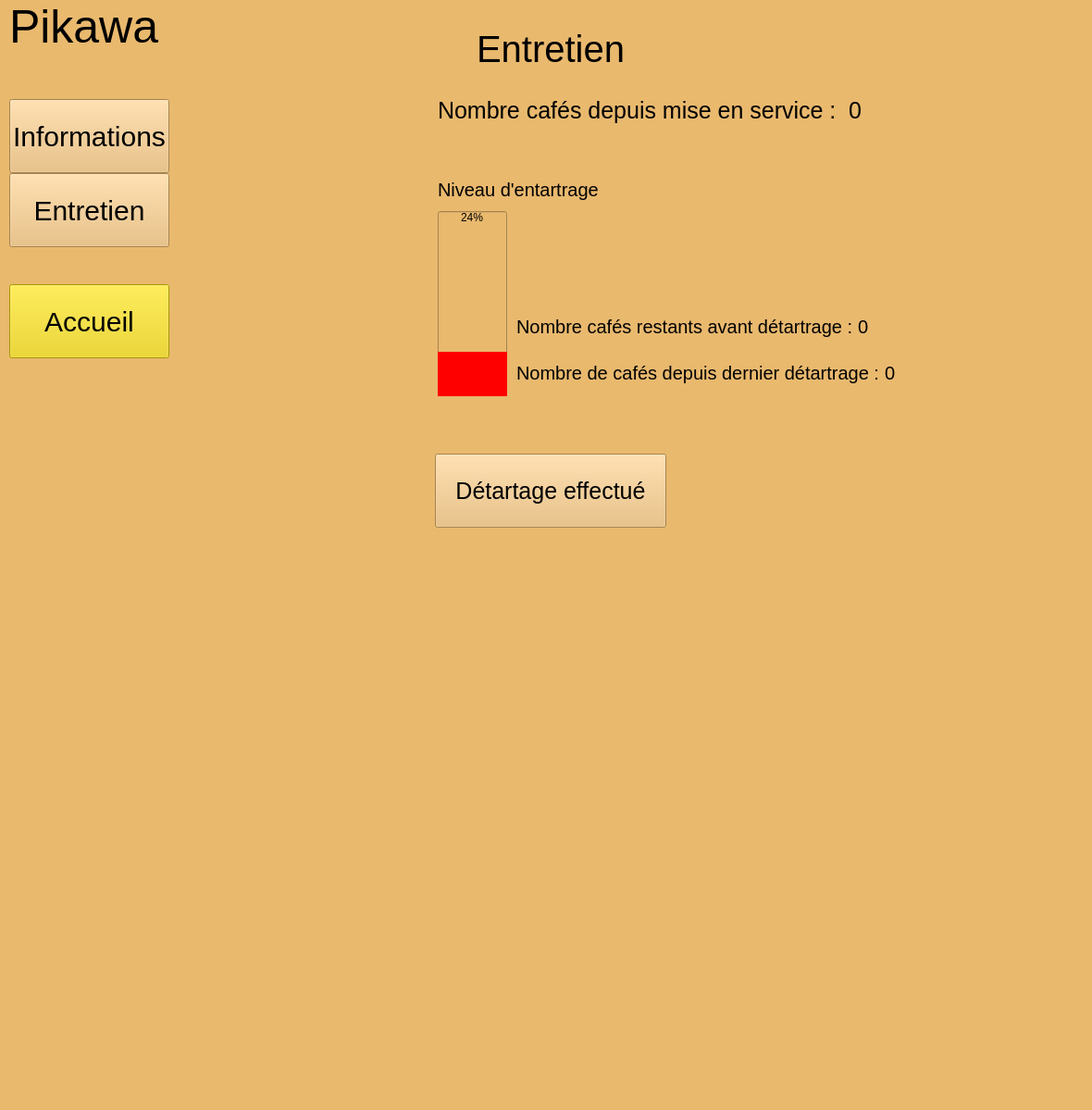
      <widget class="QWidget" name="entretien">
       <property name="styleSheet">
        <string notr="true">background:rgb(233, 185, 110);</string>
       </property>
       <widget class="QWidget" name="verticalLayoutWidget">
        <property name="geometry">
         <rect>
          <x>0</x>
          <y>0</y>
          <width>1171</width>
          <height>1190</height>
         </rect>
        </property>
        <layout class="QVBoxLayout" name="layoutPrincipaleEntretien">
         <property name="bottomMargin">
          <number>0</number>
         </property>
         <item>
          <layout class="QHBoxLayout" name="layoutPrincipalEntentien2">
           <property name="spacing">
            <number>0</number>
           </property>
           <property name="bottomMargin">
            <number>0</number>
           </property>
           <item>
            <spacer name="horizontalSpacer_18">
             <property name="orientation">
              <enum>Qt::Horizontal</enum>
             </property>
             <property name="sizeType">
              <enum>QSizePolicy::Fixed</enum>
             </property>
             <property name="sizeHint" stdset="0">
              <size>
               <width>10</width>
               <height>5</height>
              </size>
             </property>
            </spacer>
           </item>
           <item>
            <layout class="QVBoxLayout" name="layoutVerticalGaucheEntretien">
             <item>
              <widget class="QLabel" name="labelTitreProjetEntretien">
               <property name="maximumSize">
                <size>
                 <width>16777215</width>
                 <height>100</height>
                </size>
               </property>
               <property name="styleSheet">
                <string notr="true">font-size: 50px</string>
               </property>
               <property name="text">
                <string>Pikawa</string>
               </property>
               <property name="margin">
                <number>0</number>
               </property>
              </widget>
             </item>
             <item>
              <spacer name="verticalSpacer_44">
               <property name="orientation">
                <enum>Qt::Vertical</enum>
               </property>
               <property name="sizeType">
                <enum>QSizePolicy::Fixed</enum>
               </property>
               <property name="sizeHint" stdset="0">
                <size>
                 <width>50</width>
                 <height>50</height>
                </size>
               </property>
              </spacer>
             </item>
             <item>
              <widget class="QPushButton" name="boutonInformationsEntretien">
               <property name="enabled">
                <bool>true</bool>
               </property>
               <property name="minimumSize">
                <size>
                 <width>50</width>
                 <height>80</height>
                </size>
               </property>
               <property name="maximumSize">
                <size>
                 <width>200</width>
                 <height>16777215</height>
                </size>
               </property>
               <property name="styleSheet">
                <string notr="true">font-size: 30px</string>
               </property>
               <property name="text">
                <string>Informations</string>
               </property>
              </widget>
             </item>
             <item>
              <widget class="QPushButton" name="boutonEntretienEntretien">
               <property name="enabled">
                <bool>true</bool>
               </property>
               <property name="minimumSize">
                <size>
                 <width>50</width>
                 <height>80</height>
                </size>
               </property>
               <property name="maximumSize">
                <size>
                 <width>200</width>
                 <height>16777215</height>
                </size>
               </property>
               <property name="styleSheet">
                <string notr="true">font-size: 30px</string>
               </property>
               <property name="text">
                <string>Entretien</string>
               </property>
               <property name="autoDefault">
                <bool>false</bool>
               </property>
               <property name="default">
                <bool>false</bool>
               </property>
               <property name="flat">
                <bool>false</bool>
               </property>
              </widget>
             </item>
             <item>
              <spacer name="verticalSpacer_45">
               <property name="orientation">
                <enum>Qt::Vertical</enum>
               </property>
               <property name="sizeType">
                <enum>QSizePolicy::Fixed</enum>
               </property>
               <property name="sizeHint" stdset="0">
                <size>
                 <width>20</width>
                 <height>40</height>
                </size>
               </property>
              </spacer>
             </item>
             <item>
              <widget class="QPushButton" name="boutonAcceuilEntretien">
               <property name="minimumSize">
                <size>
                 <width>50</width>
                 <height>80</height>
                </size>
               </property>
               <property name="maximumSize">
                <size>
                 <width>200</width>
                 <height>16777215</height>
                </size>
               </property>
               <property name="styleSheet">
                <string notr="true">font-size: 30px;
background-color: rgb(237, 212, 0);</string>
               </property>
               <property name="text">
                <string>Accueil</string>
               </property>
              </widget>
             </item>
             <item>
              <spacer name="verticalSpacer_46">
               <property name="orientation">
                <enum>Qt::Vertical</enum>
               </property>
               <property name="sizeHint" stdset="0">
                <size>
                 <width>20</width>
                 <height>40</height>
                </size>
               </property>
              </spacer>
             </item>
            </layout>
           </item>
           <item>
            <layout class="QVBoxLayout" name="layoutCentreEntretien">
             <item>
              <spacer name="verticalSpacer_21">
               <property name="orientation">
                <enum>Qt::Vertical</enum>
               </property>
               <property name="sizeType">
                <enum>QSizePolicy::Fixed</enum>
               </property>
               <property name="sizeHint" stdset="0">
                <size>
                 <width>20</width>
                 <height>30</height>
                </size>
               </property>
              </spacer>
             </item>
             <item alignment="Qt::AlignHCenter">
              <widget class="QLabel" name="labelMaMachine">
               <property name="maximumSize">
                <size>
                 <width>500</width>
                 <height>50</height>
                </size>
               </property>
               <property name="styleSheet">
                <string notr="true">font-size:40px;</string>
               </property>
               <property name="text">
                <string>Entretien</string>
               </property>
              </widget>
             </item>
             <item>
              <spacer name="verticalSpacer_25">
               <property name="orientation">
                <enum>Qt::Vertical</enum>
               </property>
               <property name="sizeType">
                <enum>QSizePolicy::Fixed</enum>
               </property>
               <property name="sizeHint" stdset="0">
                <size>
                 <width>20</width>
                 <height>20</height>
                </size>
               </property>
              </spacer>
             </item>
             <item>
              <layout class="QHBoxLayout" name="layoutImageEtLabel">
               <item>
                <spacer name="horizontalSpacer_20">
                 <property name="orientation">
                  <enum>Qt::Horizontal</enum>
                 </property>
                 <property name="sizeType">
                  <enum>QSizePolicy::Fixed</enum>
                 </property>
                 <property name="sizeHint" stdset="0">
                  <size>
                   <width>20</width>
                   <height>20</height>
                  </size>
                 </property>
                </spacer>
               </item>
               <item>
                <widget class="QLabel" name="imageCafetiere">
                 <property name="minimumSize">
                  <size>
                   <width>250</width>
                   <height>300</height>
                  </size>
                 </property>
                 <property name="maximumSize">
                  <size>
                   <width>250</width>
                   <height>300</height>
                  </size>
                 </property>
                 <property name="text">
                  <string/>
                 </property>
                 <property name="pixmap">
                  <pixmap resource="ressources.qrc">:/images/machinePikawa.png</pixmap>
                 </property>
                 <property name="scaledContents">
                  <bool>true</bool>
                 </property>
                </widget>
               </item>
               <item>
                <spacer name="horizontalSpacer_16">
                 <property name="orientation">
                  <enum>Qt::Horizontal</enum>
                 </property>
                 <property name="sizeType">
                  <enum>QSizePolicy::Fixed</enum>
                 </property>
                 <property name="sizeHint" stdset="0">
                  <size>
                   <width>20</width>
                   <height>20</height>
                  </size>
                 </property>
                </spacer>
               </item>
               <item>
                <layout class="QVBoxLayout" name="layoutNomLabelEntretien">
                 <item>
                  <layout class="QHBoxLayout" name="layoutCafeTotal">
                   <property name="spacing">
                    <number>6</number>
                   </property>
                   <item>
                    <widget class="QLabel" name="labelNombreCafeTotal">
                     <property name="maximumSize">
                      <size>
                       <width>500</width>
                       <height>100</height>
                      </size>
                     </property>
                     <property name="styleSheet">
                      <string notr="true">font-size:25px;</string>
                     </property>
                     <property name="text">
                      <string>Nombre cafés depuis mise en service : </string>
                     </property>
                    </widget>
                   </item>
                   <item>
                    <widget class="QLabel" name="NombreCafeTotal">
                     <property name="maximumSize">
                      <size>
                       <width>16777215</width>
                       <height>100</height>
                      </size>
                     </property>
                     <property name="styleSheet">
                      <string notr="true">font-size:25px;</string>
                     </property>
                     <property name="text">
                      <string>0</string>
                     </property>
                    </widget>
                   </item>
                  </layout>
                 </item>
                 <item>
                  <spacer name="verticalSpacer_23">
                   <property name="orientation">
                    <enum>Qt::Vertical</enum>
                   </property>
                   <property name="sizeType">
                    <enum>QSizePolicy::Fixed</enum>
                   </property>
                   <property name="sizeHint" stdset="0">
                    <size>
                     <width>20</width>
                     <height>40</height>
                    </size>
                   </property>
                  </spacer>
                 </item>
                 <item>
                  <widget class="QLabel" name="label">
                   <property name="styleSheet">
                    <string notr="true">font-size:20px</string>
                   </property>
                   <property name="text">
                    <string>Niveau d'entartrage</string>
                   </property>
                  </widget>
                 </item>
                 <item>
                  <layout class="QHBoxLayout" name="horizontalLayout_2">
                   <item>
                    <widget class="QProgressBar" name="etatTartre">
                     <property name="minimumSize">
                      <size>
                       <width>75</width>
                       <height>100</height>
                      </size>
                     </property>
                     <property name="maximumSize">
                      <size>
                       <width>16777215</width>
                       <height>200</height>
                      </size>
                     </property>
                     <property name="styleSheet">
                      <string notr="true">QProgressBar::chunk{background-color:red}</string>
                     </property>
                     <property name="value">
                      <number>24</number>
                     </property>
                     <property name="alignment">
                      <set>Qt::AlignHCenter|Qt::AlignTop</set>
                     </property>
                     <property name="orientation">
                      <enum>Qt::Vertical</enum>
                     </property>
                    </widget>
                   </item>
                   <item>
                    <spacer name="horizontalSpacer_19">
                     <property name="orientation">
                      <enum>Qt::Horizontal</enum>
                     </property>
                     <property name="sizeType">
                      <enum>QSizePolicy::Fixed</enum>
                     </property>
                     <property name="sizeHint" stdset="0">
                      <size>
                       <width>10</width>
                       <height>20</height>
                      </size>
                     </property>
                    </spacer>
                   </item>
                   <item>
                    <layout class="QVBoxLayout" name="verticalLayout_5">
                     <item>
                      <spacer name="verticalSpacer_24">
                       <property name="orientation">
                        <enum>Qt::Vertical</enum>
                       </property>
                       <property name="sizeType">
                        <enum>QSizePolicy::Fixed</enum>
                       </property>
                       <property name="sizeHint" stdset="0">
                        <size>
                         <width>50</width>
                         <height>100</height>
                        </size>
                       </property>
                      </spacer>
                     </item>
                     <item>
                      <layout class="QHBoxLayout" name="horizontalLayout_4">
                       <item>
                        <widget class="QLabel" name="labelNombreCafeAvantDetartrage">
                         <property name="maximumSize">
                          <size>
                           <width>16777215</width>
                           <height>100</height>
                          </size>
                         </property>
                         <property name="styleSheet">
                          <string notr="true">font-size:20px;</string>
                         </property>
                         <property name="text">
                          <string>Nombre cafés restants avant détartrage : </string>
                         </property>
                        </widget>
                       </item>
                       <item>
                        <widget class="QLabel" name="NombreCafeAvantDetartrage">
                         <property name="maximumSize">
                          <size>
                           <width>16777215</width>
                           <height>100</height>
                          </size>
                         </property>
                         <property name="styleSheet">
                          <string notr="true">font-size:20px;</string>
                         </property>
                         <property name="text">
                          <string>0</string>
                         </property>
                        </widget>
                       </item>
                      </layout>
                     </item>
                     <item>
                      <layout class="QHBoxLayout" name="layoutDernierDetartrage">
                       <item>
                        <widget class="QLabel" name="labelDernierDetartrage">
                         <property name="styleSheet">
                          <string notr="true">font-size:20px;</string>
                         </property>
                         <property name="text">
                          <string>Nombre de cafés depuis dernier détartrage : </string>
                         </property>
                        </widget>
                       </item>
                       <item>
                        <widget class="QLabel" name="NombreCafeDepuisDernierDetartrage">
                         <property name="styleSheet">
                          <string notr="true">font-size:20px;</string>
                         </property>
                         <property name="text">
                          <string>0</string>
                         </property>
                        </widget>
                       </item>
                      </layout>
                     </item>
                    </layout>
                   </item>
                  </layout>
                 </item>
                 <item>
                  <spacer name="verticalSpacer_22">
                   <property name="orientation">
                    <enum>Qt::Vertical</enum>
                   </property>
                   <property name="sizeType">
                    <enum>QSizePolicy::Fixed</enum>
                   </property>
                   <property name="sizeHint" stdset="0">
                    <size>
                     <width>20</width>
                     <height>62</height>
                    </size>
                   </property>
                  </spacer>
                 </item>
                </layout>
               </item>
               <item>
                <spacer name="horizontalSpacer_7">
                 <property name="orientation">
                  <enum>Qt::Horizontal</enum>
                 </property>
                 <property name="sizeType">
                  <enum>QSizePolicy::Expanding</enum>
                 </property>
                 <property name="sizeHint" stdset="0">
                  <size>
                   <width>40</width>
                   <height>20</height>
                  </size>
                 </property>
                </spacer>
               </item>
               <item>
                <layout class="QVBoxLayout" name="layoutNiveauTartreLabelTartre"/>
               </item>
              </layout>
             </item>
             <item alignment="Qt::AlignHCenter">
              <widget class="QPushButton" name="boutonNettoyer">
               <property name="minimumSize">
                <size>
                 <width>250</width>
                 <height>80</height>
                </size>
               </property>
               <property name="maximumSize">
                <size>
                 <width>150</width>
                 <height>80</height>
                </size>
               </property>
               <property name="styleSheet">
                <string notr="true">font-size : 25px;</string>
               </property>
               <property name="text">
                <string>Détartage effectué</string>
               </property>
              </widget>
             </item>
             <item>
              <spacer name="verticalSpacer_20">
               <property name="orientation">
                <enum>Qt::Vertical</enum>
               </property>
               <property name="sizeType">
                <enum>QSizePolicy::Fixed</enum>
               </property>
               <property name="sizeHint" stdset="0">
                <size>
                 <width>20</width>
                 <height>620</height>
                </size>
               </property>
              </spacer>
             </item>
            </layout>
           </item>
           <item>
            <spacer name="horizontalSpacer_54">
             <property name="orientation">
              <enum>Qt::Horizontal</enum>
             </property>
             <property name="sizeHint" stdset="0">
              <size>
               <width>40</width>
               <height>20</height>
              </size>
             </property>
            </spacer>
           </item>
           <item>
            <spacer name="horizontalSpacer_65">
             <property name="orientation">
              <enum>Qt::Horizontal</enum>
             </property>
             <property name="sizeHint" stdset="0">
              <size>
               <width>40</width>
               <height>20</height>
              </size>
             </property>
            </spacer>
           </item>
          </layout>
         </item>
        </layout>
       </widget>
      </widget>
